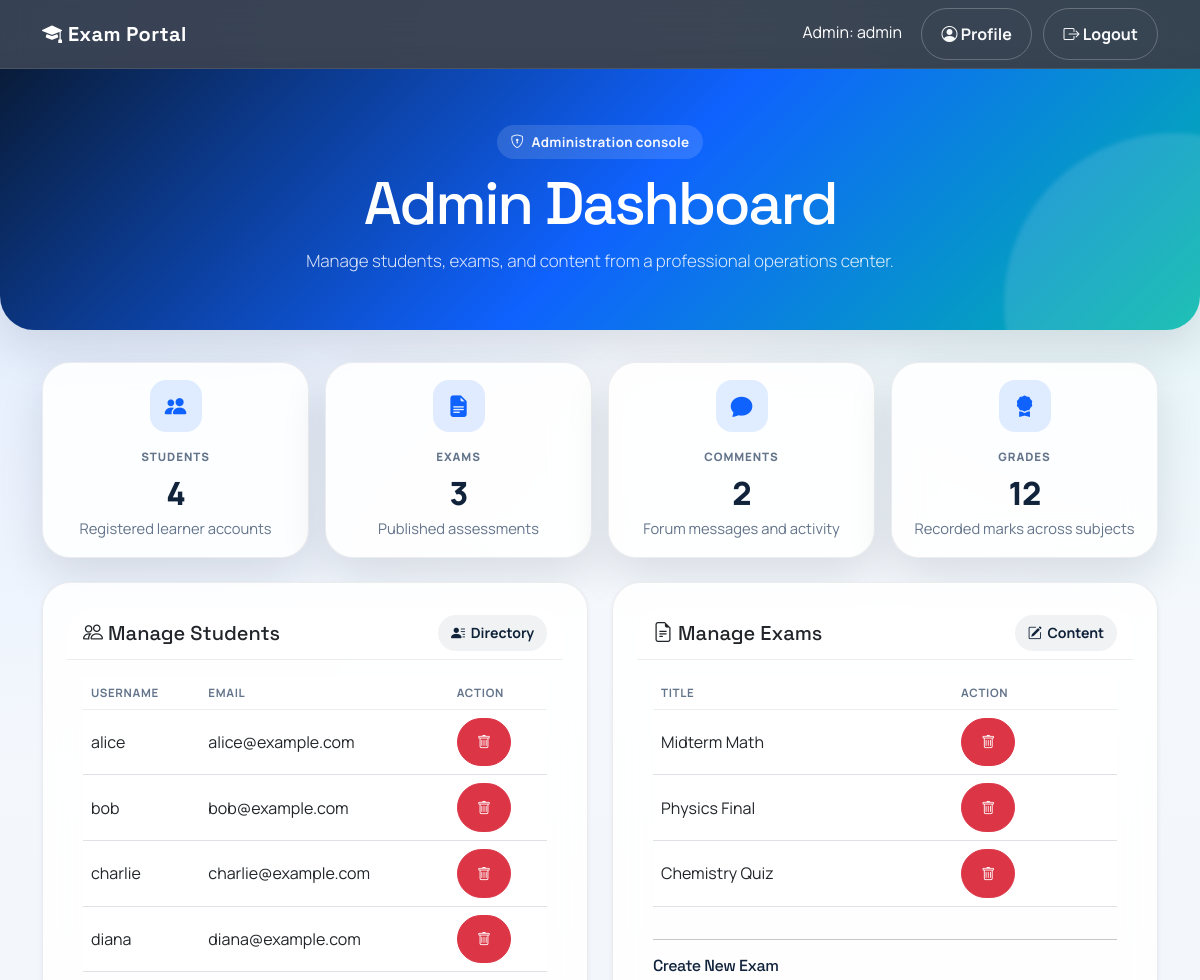
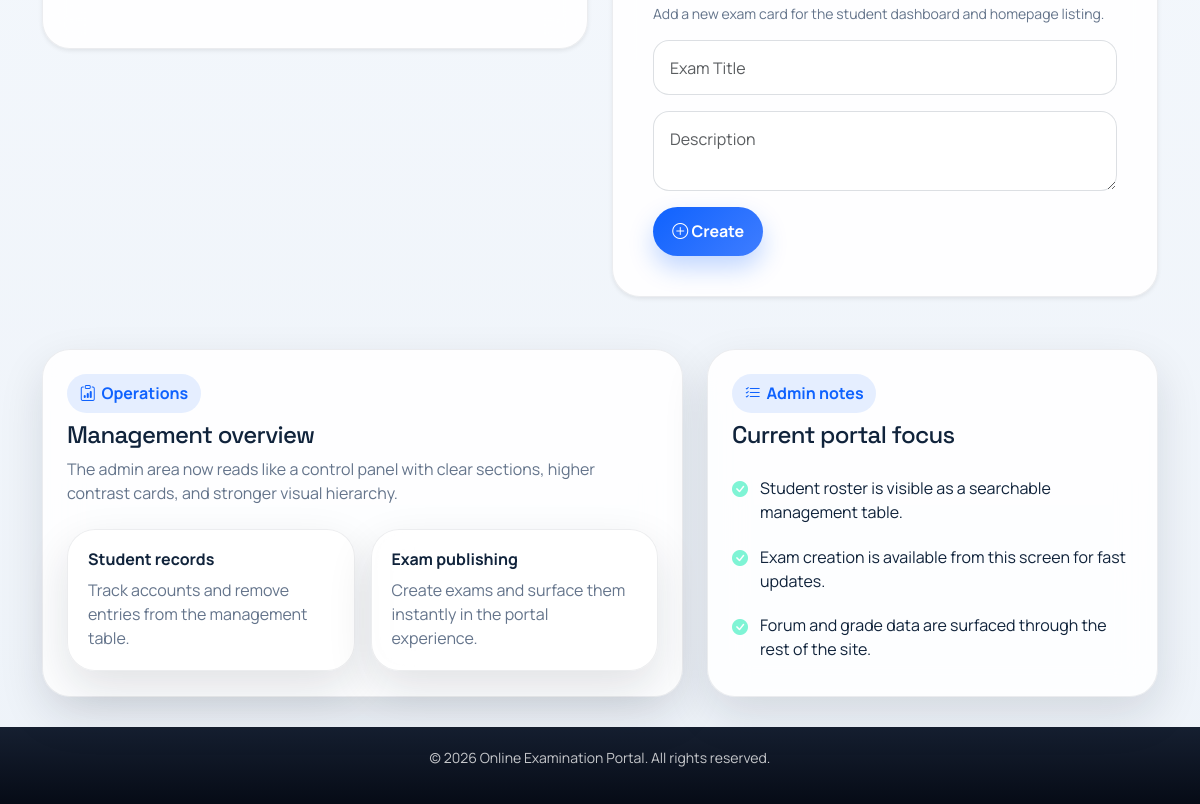
Page /admin_dashboard.php (signed in) on the committed database (2 pictures, top to bottom).
### tables this page shows
CREATE TABLE users (
    id INT AUTO_INCREMENT PRIMARY KEY,
    username VARCHAR(50) NOT NULL,
    password VARCHAR(50) NOT NULL,
    email VARCHAR(100),
    role ENUM('admin','student') DEFAULT 'student'
);

CREATE TABLE exams (
    id INT AUTO_INCREMENT PRIMARY KEY,
    title VARCHAR(100),
    description TEXT,
    created_by INT,
    created_at TIMESTAMP DEFAULT CURRENT_TIMESTAMP
);

### admin_dashboard.php (the view, shortened to what this page needs)
<?php
include 'db.php';
?>
<!DOCTYPE html>
<html lang="en">
<head>
    <link href="https://cdn.jsdelivr.net/npm/bootstrap@5.3.0/dist/css/bootstrap.min.css" rel="stylesheet">
    <link rel="stylesheet" href="https://cdn.jsdelivr.net/npm/bootstrap-icons@1.10.0/font/bootstrap-icons.css">
    <link rel="stylesheet" href="site.css">
</head>
<body>
    <nav class="navbar navbar-expand-lg navbar-dark bg-primary">
        <div class="container">
            <a class="navbar-brand" href="index.php"><i class="bi bi-mortarboard-fill"></i> Exam Portal</a>
            <div class="ms-auto">
                <span class="navbar-text text-white me-3">Admin: <?php echo htmlspecialchars($_SESSION['username']); ?></span>
                <a href="profile.php" class="btn btn-outline-light me-2"><i class="bi bi-person-circle"></i> Profile</a>
                <a href="logout.php" class="btn btn-outline-light"><i class="bi bi-box-arrow-right"></i> Logout</a>
            </div>
        </div>
    </nav>
    <div class="dashboard-header text-center">
        <div class="container">
            <span class="hero-kicker"><i class="bi bi-shield-lock"></i> Administration console</span>
            <h1 class="hero-title mb-3">Admin Dashboard</h1>
            <p class="lead mb-0">Manage students, exams, and content from a professional operations center.</p>
        </div>
    </div>
    <div class="container">
        <div class="row g-3 mb-4">
            <div class="col-md-3">
                <div class="stat-card metric-card text-center">
                    <div class="metric-icon mx-auto"><i class="bi bi-people-fill"></i></div>
                    <div class="metric-label">Students</div>
                    <div class="metric-value"><?php
                        $count = mysqli_query($conn, "SELECT COUNT(*) as total FROM users WHERE role='student'");
                        $row = mysqli_fetch_assoc($count);
                        echo $row['total'];
                    ?></div>
                    <div class="metric-note">Registered learner accounts</div>
                </div>
            </div>
            <div class="col-md-3">
                <div class="stat-card metric-card text-center">
                    <div class="metric-icon mx-auto"><i class="bi bi-file-earmark-text-fill"></i></div>
                    <div class="metric-label">Exams</div>
                    <div class="metric-value"><?php
                        $count = mysqli_query($conn, "SELECT COUNT(*) as total FROM exams");
                        $row = mysqli_fetch_assoc($count);
                        echo $row['total'];
                    ?></div>
                    <div class="metric-note">Published assessments</div>
                </div>
            </div>
            <div class="col-md-3">
                <div class="stat-card metric-card text-center">
                    <div class="metric-icon mx-auto"><i class="bi bi-chat-fill"></i></div>
                    <div class="metric-label">Comments</div>
                    <div class="metric-value"><?php
                        $count = mysqli_query($conn, "SELECT COUNT(*) as total FROM comments");
                        $row = mysqli_fetch_assoc($count);
                        echo $row['total'];
                    ?></div>
                    <div class="metric-note">Forum messages and activity</div>
                </div>
            </div>
            <div class="col-md-3">
                <div class="stat-card metric-card text-center">
                    <div class="metric-icon mx-auto"><i class="bi bi-award-fill"></i></div>
                    <div class="metric-label">Grades</div>
                    <div class="metric-value"><?php
                        $count = mysqli_query($conn, "SELECT COUNT(*) as total FROM grades");
                        $row = mysqli_fetch_assoc($count);
                        echo $row['total'];
                    ?></div>
                    <div class="metric-note">Recorded marks across subjects</div>
                </div>
            </div>
        </div>
        <div class="row">
            <div class="col-md-6">
                <div class="card shadow-sm mb-4 dashboard-panel">
                    <div class="card-header">
                        <div class="d-flex justify-content-between align-items-center flex-wrap gap-2">
                            <h5 class="mb-0"><i class="bi bi-people"></i> Manage Students</h5>
                            <span class="pill"><i class="bi bi-person-lines-fill"></i> Directory</span>
                        </div>
                    </div>
                    <div class="card-body">
                        <div class="table-responsive">
                            <table class="table table-hover">
                                <thead>
                                    <tr>
                                        <th>Username</th>
                                        <th>Email</th>
                                        <th>Action</th>
                                    </tr>
                                </thead>
                                <tbody>
                                    <?php
                                    $query = "SELECT * FROM users WHERE role='student'";
                                    $result = mysqli_query($conn, $query);
                                    if ($result && mysqli_num_rows($result) > 0) {
                                        while ($row = mysqli_fetch_assoc($result)) {
                                            echo '<tr>';
                                            echo '<td>' . htmlspecialchars($row['username']) . '</td>';
                                            echo '<td>' . htmlspecialchars($row['email']) . '</td>';
                                            echo '<td><a href="delete_student.php?id=' . $row['id'] . '" class="btn btn-sm btn-danger" onclick="return confirm(\'Delete student?\')"><i class="bi bi-trash"></i></a></td>';
                                            echo '</tr>';
                                        }
                                    } else {
                                        echo '<tr><td colspan="3" class="text-muted">No students.</td></tr>';
                                    }
                                    ?>
                                </tbody>
                            </table>
                        </div>
                    </div>
                </div>
            </div>
            <div class="col-md-6">
                <div class="card shadow-sm mb-4 dashboard-panel">
                    <div class="card-header">
                        <div class="d-flex justify-content-between align-items-center flex-wrap gap-2">
                            <h5 class="mb-0"><i class="bi bi-file-earmark-text"></i> Manage Exams</h5>
                            <span class="pill"><i class="bi bi-pencil-square"></i> Content</span>
                        </div>
                    </div>
                    <div class="card-body">
                        <div class="table-responsive">
                            <table class="table table-hover">
                                <thead>
                                    <tr>
                                        <th>Title</th>
                                        <th>Action</th>
                                    </tr>
                                </thead>
                                <tbody>
                                    <?php
                                    $query = "SELECT * FROM exams";
                                    $result = mysqli_query($conn, $query);
                                    if ($result && mysqli_num_rows($result) > 0) {
                                        while ($row = mysqli_fetch_assoc($result)) {
                                            echo '<tr>';
                                            echo '<td>' . htmlspecialchars($row['title']) . '</td>';
                                            echo '<td><a href="delete_exam.php?id=' . $row['id'] . '" class="btn btn-sm btn-danger" onclick="return confirm(\'Delete exam?\')"><i class="bi bi-trash"></i></a></td>';
                                            echo '</tr>';
                                        }
                                    } else {
                                        echo '<tr><td colspan="2" class="text-muted">No exams.</td></tr>';
                                    }
                                    ?>
                                </tbody>
                            </table>
                        </div>
                        <hr>
                        <h6 class="section-heading">Create New Exam</h6>
                        <p class="text-muted small">Add a new exam card for the student dashboard and homepage listing.</p>
                        <form method="POST" action="">
                            <div class="mb-3">
                                <input type="text" name="title" class="form-control" placeholder="Exam Title" required>
                            </div>
                            <div class="mb-3">
                                <textarea name="description" class="form-control" placeholder="Description" rows="2"></textarea>
                            </div>
                            <button type="submit" name="create_exam" class="btn btn-primary"><i class="bi bi-plus-circle"></i> Create</button>
                        </form>
                    </div>
                </div>
            </div>
        </div>
        <div class="row g-4 mt-1">
            <div class="col-lg-7">
                <div class="content-card h-100">
                    <span class="badge-soft"><i class="bi bi-clipboard-data"></i> Operations</span>
                    <h4 class="section-heading mt-2">Management overview</h4>
                    <p class="section-subtitle">The admin area now reads like a control panel with clear sections, higher contrast cards, and stronger visual hierarchy.</p>
                    <div class="info-grid mt-4">
                        <div class="info-card">
                            <h6 class="fw-bold">Student records</h6>
                            <p class="text-muted mb-0">Track accounts and remove entries from the management table.</p>
                        </div>
                        <div class="info-card">
                            <h6 class="fw-bold">Exam publishing</h6>
                            <p class="text-muted mb-0">Create exams and surface them instantly in the portal experience.</p>
                        </div>
                    </div>
                </div>
            </div>
            <div class="col-lg-5">
                <div class="content-card h-100">
                    <span class="badge-soft"><i class="bi bi-list-check"></i> Admin notes</span>
                    <h4 class="section-heading mt-2">Current portal focus</h4>
                    <ul class="check-list mt-3">
                        <li><i class="bi bi-check-circle-fill"></i><span>Student roster is visible as a searchable management table.</span></li>
                        <li><i class="bi bi-check-circle-fill"></i><span>Exam creation is available from this screen for fast updates.</span></li>
                        <li><i class="bi bi-check-circle-fill"></i><span>Forum and grade data are surfaced through the rest of the site.</span></li>
                    </ul>
                </div>
            </div>
        </div>
    </div>
    <div class="footer" style="background: #2d3748; color: #cbd5e0; padding: 20px 0; text-align: center; margin-top: 30px;">
        <div class="container">
            <p class="small">&copy; 2026 Online Examination Portal. All rights reserved.</p>
        </div>
    </div>
</body>
</html>

### rows in the picture
users: username "alice", email "alice@example.com"
users: username "bob", email "bob@example.com"
users: username "charlie", email "charlie@example.com"
users: username "diana", email "diana@example.com"
exams: title "Midterm Math"
exams: title "Physics Final"
exams: title "Chemistry Quiz"

### other values in the picture
$_SESSION['username'] "admin"
$row['total'] "4"
$row['total'] "3"
$row['total'] "2"
$row['total'] "12"
